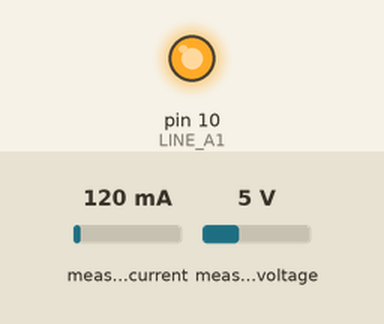
This sketch was run on a simulated Arduino Uno, built with avr-gcc and run on an emulated ATmega328P. On the bench: output pins drawn as LEDs (lit = HIGH). Inputs (shaded band) come from the test bench; at power-on: measured current 120 mA, measured voltage 5 V. What the sketch prints to the serial monitor is not drawn.

Above: at 0.1 s.
Timing chart, 0 to 1.6 s (numbered marks = the images above):
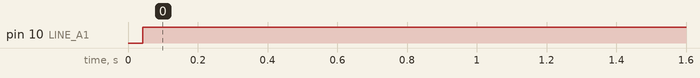

The sketch:

line_monitor.ino
```cpp
#include "line_monitor.h"
#define DATA_SEND_SECS  2
#define LINE_A1     10


LINE_PARAMS line_params;

unsigned long lastSentMillis;
unsigned long faultClearanceTime;
bool errorCodeSent;
bool waitFaultClearance;

void sendData()
{
    Serial.print("*");
    // Serial.print(line_data);
    Serial.print(line_params.voltage); Serial.print(",");
    Serial.print(line_params.current); Serial.print(",");
    Serial.print(line_params.fault); Serial.print(",");
    Serial.print(line_params.line_status);
    Serial.println("#");

    lastSentMillis = millis();
}

void setLineFault(LINE_FAULT new_fault)
{
    if(waitFaultClearance) return;

    line_params.fault = new_fault;
    if(new_fault != NO_FAULT)
    {
        sendData();
    }
}

void turnLineOn( bool state )
{
    if(digitalRead(LINE_A1) == state)
        return;

    digitalWrite(LINE_A1, state);
    line_params.line_status = (uint8_t)state;
}

void setup()
{
    Serial.begin(9600);
    pinMode(LINE_A1, OUTPUT);
    turnLineOn(false);

    //testing
    // for(int i=0; i<5; i++)
    // {
    //     turnLineOn(true); delay(1000);
    //     turnLineOn(false); delay(1000);
    // }

    // device_displayInit();
    device_SensorInit();

    lastSentMillis = millis();
    errorCodeSent = true;
}

void loop()
{

    if(millis() - faultClearanceTime > 10000)
    {
        waitFaultClearance = false;
        turnLineOn(true);
        delay(500);
    }

    LINE_FAULT curr_fault = device_currentSensorRead();

    if(curr_fault != NO_FAULT)
    {
        turnLineOn(false);
        setLineFault(curr_fault);
    }

    LINE_FAULT volt_fault = device_voltageSensorRead();

    if(curr_fault == NO_FAULT)
    {
        setLineFault(volt_fault);
    }

    if(millis() - lastSentMillis > (DATA_SEND_SECS*1000))
    {
        sendData();
    }

    // device_displayUpdate();

    switch(line_params.fault)
    {
        case SHORT_CIRCUIT:
        case OVER_LOAD:
        case OVER_VOLTAGE:
        case UNDER_VOLTAGE:
            turnLineOn(false);
            if(!waitFaultClearance){
                waitFaultClearance = true;
                faultClearanceTime = millis();
            }
        break;

        case NO_FAULT:
        case OPEN_CIRCUIT:
            if(!waitFaultClearance){
                turnLineOn(true);
            }
        break;
    }
}
```

line_monitor.h
```cpp
#ifndef LINE_MONITOR_H
    #define LINE_MONITOR_H

    typedef enum LINE_FAULT
    {
        NO_FAULT,
        SHORT_CIRCUIT,
        OVER_LOAD,
        UNDER_VOLTAGE,
        OVER_VOLTAGE,
        OPEN_CIRCUIT
    } LINE_FAULT;

    typedef struct LINE_PARAMS
    {
        uint16_t voltage;
        uint16_t current;
        uint8_t fault;
        uint8_t line_status;
    } LINE_PARAMS;

    extern LINE_PARAMS line_params;

    /// @brief Checks if the display is available and boots it up
    /// @return false if the display can not be found
    bool device_displayInit( void );

    /// @brief update the display with the given information
    void device_displayUpdate( void );

    void device_displayNotify(char *msg);

    /// @brief Initialises the voltage sensor
    /// @return false if sensor isnt avalible
    bool device_SensorInit();

    /// @brief reads current sensor to determine possible faults
    /// @retval NO_FAULT
    // @retval  SHORT_CIRCUIT - Inrush current of high magnitude is detected, probably due to live and nuetral bonding.
    // @retval  OVER_LOAD - if the curretn line loading exceeds the desig capcity
    LINE_FAULT device_currentSensorRead();

    /// @brief Reads the voltage sensor for possible faults
    /// @retval NO_FAULT - Wheen all looks good
    /// @retval UNDER_VOLTAGE - When voltage is below the required threshold
    /// @retval OVER_VOLTAGE - When voltage is above the required threshold
    /// @retval OPEN_CICUIT - When the line seems energized but the load recives no power
    LINE_FAULT device_voltageSensorRead();


#endif
```

line_sensors.ino
```cpp
#include "line_monitor.h"
#include <ZMPT101B.h>
#include <ACS712.h>

#define VOLTAGE_SENSOR A3
#define CURRENT_SENSOR A2
#define OPERATING_VOLTAGE   220
#define MAXIMUM_VOLTAGE     310
#define MAXIMUM_LOADING     10000
#define SHORT_CCT_CURRENT   20000

ZMPT101B voltageSensor(VOLTAGE_SENSOR);
ACS712 currentSensor(CURRENT_SENSOR, 5.0, 1023, 66);

bool device_SensorInit()
{
    // voltageSensor.calibrate();

    // currentSensor.calibrate();

    return true;
}


uint16_t getMaxVolt()
{
	uint16_t volts = 0;
	for( byte cnt=0; cnt<10; cnt++ ) {
		uint16_t new_volt = (((VOLTAGE_SENSOR / 1023.0) * 5.0) * 100.0);
		if( new_volt > volts ) volts = new_volt;
		delay(1);
	}
	return volts;
}

LINE_FAULT device_voltageSensorRead()
{
    float voltage = voltageSensor.getVoltageAC();
    voltage = voltage * (215.06/233.95);
    if(voltage <= (float)MAXIMUM_VOLTAGE)
    {
        line_params.voltage = (uint16_t)(voltage*100);
        if(voltage > (OPERATING_VOLTAGE*115.0/100.0))
            return OVER_VOLTAGE;

        if(voltage < (OPERATING_VOLTAGE*85.0/100.0))
            return UNDER_VOLTAGE;

    }

    return NO_FAULT;
}


LINE_FAULT device_currentSensorRead()
{
    float current = currentSensor.mA_AC();
    // current = current / 1000.0;

    line_params.current = (uint16_t)(current);
    if(current > (float)SHORT_CCT_CURRENT)
        return SHORT_CIRCUIT;

    else if(current >= (float)MAXIMUM_LOADING)
        return OVER_LOAD;

    return NO_FAULT;
}

/* ----------------------------------- EOF ---------------------------------- */
```

display_driver.ino
```cpp
#include "line_monitor.h"
#include <Wire.h>
#include <LiquidCrystal_PCF8574.h>

LiquidCrystal_PCF8574 lcd(0x27);

bool device_displayInit( void )
{
	Wire.begin();
    Wire.beginTransmission(0x27);
    int error = Wire.endTransmission();

    if (error == 0)
    {
        lcd.begin(20, 4);  // initialize the lcd
        lcd.setBacklight(255);
        lcd.print("Ready...");

        return true;

    } else
    {
        return false;
    }
}

void device_displayUpdate( void )
{
	static unsigned long disp_millis = 0;
	if(millis() - disp_millis < 800) return;

	lcd.clear();
	lcd.print("Current: ");
	lcd.print(line_params.current);
	lcd.print("A");

	lcd.setCursor(0,1);
	lcd.print("Voltage: ");
	lcd.print(line_params.voltage);
	lcd.print("V");

	lcd.setCursor(0,2);
    lcd.print("line A01: ");
    lcd.print((line_params.line_status==1)?"ON":"OFF");

	lcd.setCursor(0,3);
    switch(line_params.fault)
    {
        case NO_FAULT:
	        lcd.print("No Fault");
        break;

        case SHORT_CIRCUIT:
	        lcd.print("Short Circuit");
        break;
        case OVER_LOAD:

	        lcd.print("Over load");
        break;

        case UNDER_VOLTAGE:
	        lcd.print("Under Voltage");
        break;

        case OVER_VOLTAGE:
	        lcd.print("Over Voltage");
        break;

        case OPEN_CIRCUIT:
	        lcd.print("Open Circuit");
        break;
    }
}

void device_displayNotify(char *msg)
{
    LINE_PARAMS sent_params;
    memcpy(&sent_params, msg, sizeof(sent_params));
    lcd.clear();
    lcd.print("sent: ");
    lcd.print(sent_params.voltage);
    lcd.setCursor(0,1);
    lcd.print(sent_params.current);
    lcd.setCursor(0,2);
    lcd.print(sent_params.fault);
    lcd.setCursor(0,3);
    lcd.print(sent_params.line_status);
    delay(1000);
}
/* ----------------------------------- EOF ---------------------------------- */
```

Measured:
- by itself, pin 10 (LINE_A1): LOW → HIGH at 0.04 s
